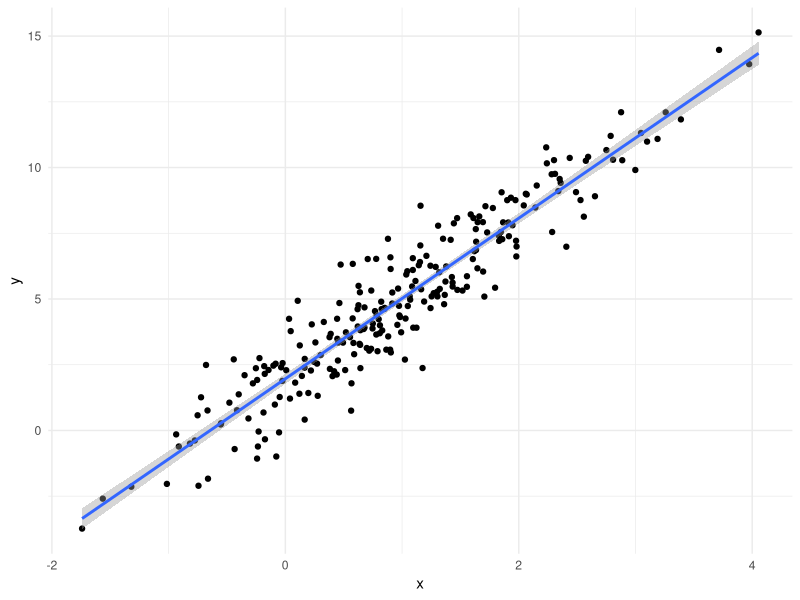
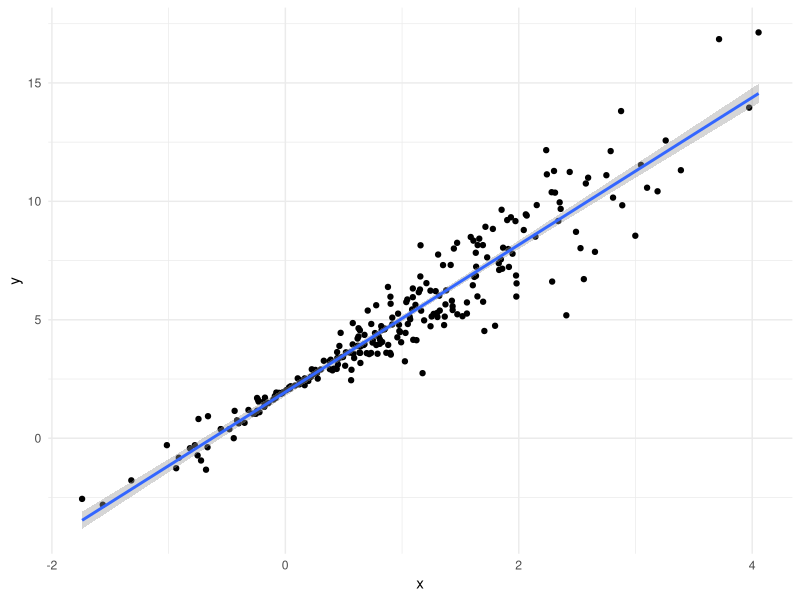
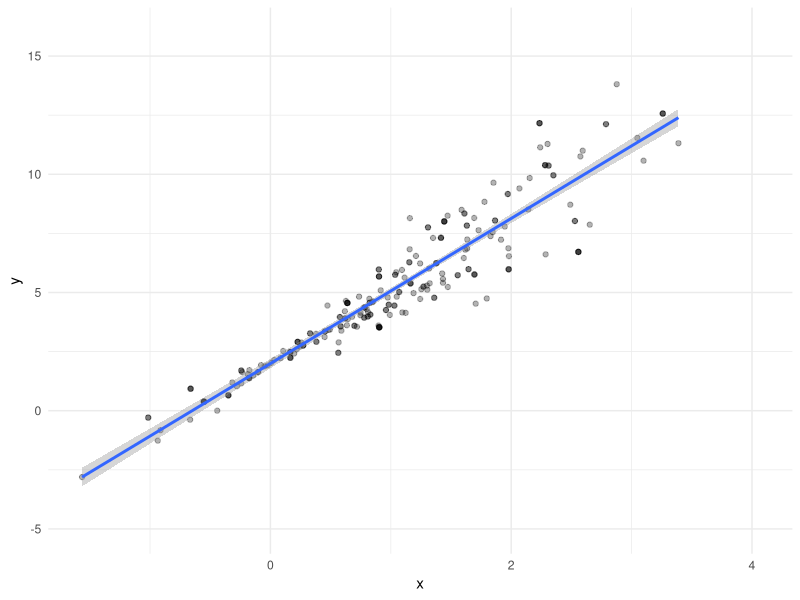
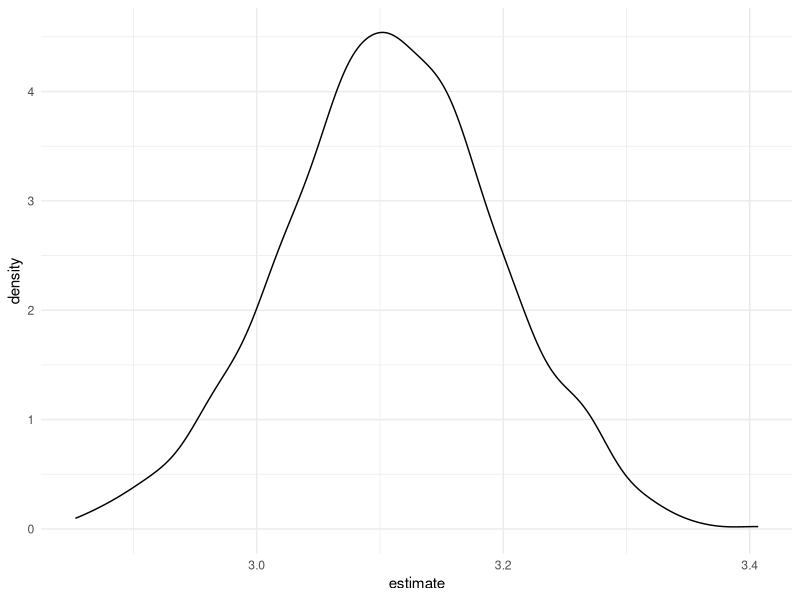

These charts were generated, in order, by the following R code:
## ---- chunk 1
library(tidyverse)
library(modelr)

knitr::opts_chunk$set(
  fig.width = 6,
  fig.asp = .6,
  out.width = "90%"
)
theme_set(theme_minimal() +  theme(legend.position = "bottom"))

options(
  ggplots2.continuous.color = "viridis",
  ggplots2.continuous.fill = "viridus"
)

scale_colour_discrete = scale_colour_viridis_d
scale_fill_discrete = scale_fill_viridis_d
## ---- chunk 2
n_samp = 250

sim_df_const = 
  tibble(
    x = rnorm(n_samp, 1, 1),
    error = rnorm(n_samp, 0, 1),
    y = 2 + 3 * x + error
  )

sim_df_nonconst = sim_df_const %>% 
  mutate(
  error = error * .75 * x,
  y = 2 + 3 * x + error
)
## ---- chunk 3
sim_df_const %>% 
  ggplot(aes(x = x, y= y)) +
  geom_point() +
  geom_smooth(method = "lm")

sim_df_nonconst %>% 
  ggplot(aes(x = x, y= y)) +
  geom_point() +
  geom_smooth(method = "lm")
## ---- chunk 4
lm(y ~ x, data = sim_df_const) %>% broom::tidy()
lm(y ~ x, data = sim_df_nonconst) %>% broom::tidy()
## ---- chunk 5
boot_sample = function(df){
  sample_frac(df, replace = TRUE) %>% #draw a sample of a particular proportion of dataset
    arrange(x)
}
## ---- chunk 6
boot_sample(sim_df_nonconst) %>%  #把 sim_df_nonconst 代入function中的df
    ggplot(aes(x = x, y= y)) +
  geom_point(alpha = 0.3) +
  geom_smooth(method = "lm") +
  ylim(-5, 16)
## ---- chunk 7
boot_sample(sim_df_nonconst) %>% 
  lm(y ~ x, data = .) %>% 
  broom::tidy()
## ---- chunk 8
boot_straps = 
  tibble(
    strap_number = 1:1000,
    strap_sample = rerun(1000, boot_sample(sim_df_nonconst))
  )
## ---- chunk 9
boot_results = 
  boot_straps %>% 
  mutate(
    models = map(.x = strap_sample, ~lm(y ~ x, data = .x)),
    results = map(models, broom::tidy)
  ) %>% 
  select(strap_number, results) %>% 
  unnest(results)
## ---- chunk 10
boot_results %>% 
  group_by(term) %>% 
    summarize(
      mean_est = mean(estimate),
      sd_est = sd(estimate)
    )
## ---- chunk 11
boot_results %>% 
  filter(term == "x") %>% 
  ggplot(aes(x = estimate)) +
  geom_density()
## ---- chunk 12
boot_results %>% 
  group_by(term) %>% 
  summarize(
    ci_lower = quantile(estimate, 0.025),
    ci_upper = quantile(estimate, 0.975)
  )
## ---- chunk 13
sim_df_nonconst %>% #change the datasets also works for the same codes
  bootstrap(1000, id = "strap_number") %>% 
    mutate(
    models = map(.x = strap, ~lm(y ~ x, data = .x)),
    results = map(models, broom::tidy)
  ) %>% 
  select(strap_number, results) %>% 
  unnest(results) %>% 
  group_by(term) %>% 
    summarize(
      mean_est = mean(estimate),
      sd_est = sd(estimate)
    )
